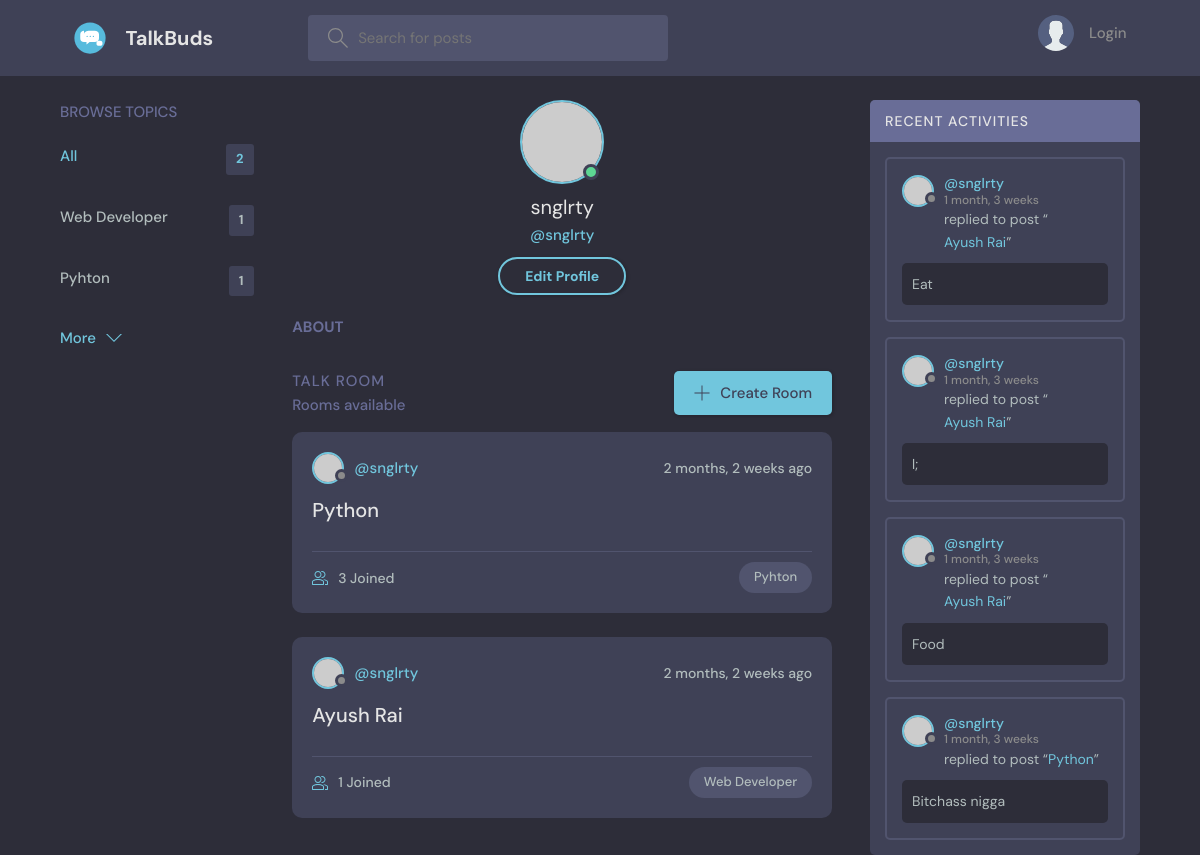
The app's page /profile/1/, older data.
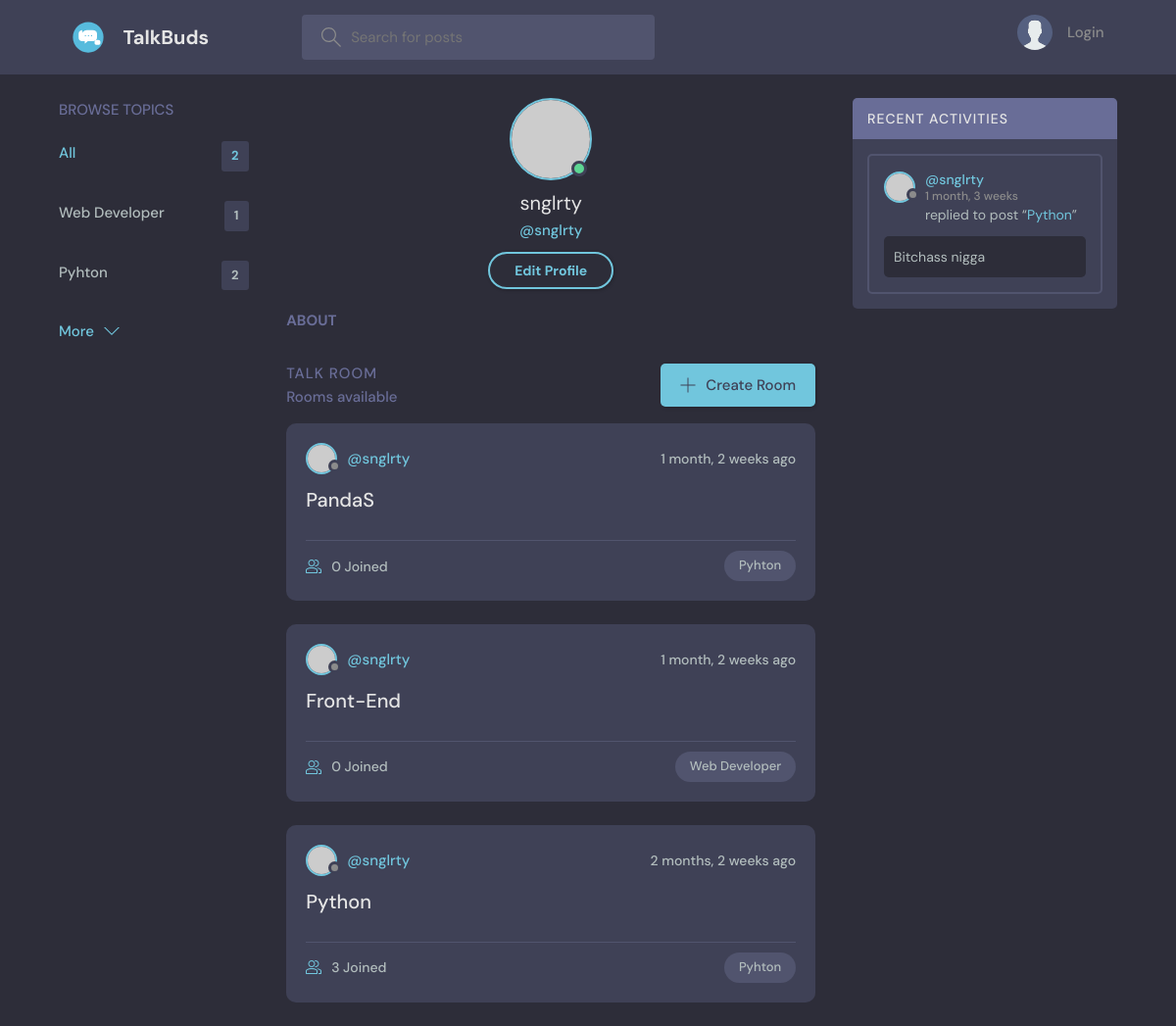
The same page, newer data.
### base/models.py (models this page shows, shortened)
class Topic(models.Model):
    name = models.CharField(max_length=200)

class Room(models.Model):
    host = models.ForeignKey(User, on_delete= models.SET_NULL, null= True)
    topic = models.ForeignKey(Topic, on_delete= models.SET_NULL, null= True)
    name = models.CharField(max_length=200)
    description = models.TextField(null=True, blank=True)
    participants = models.ManyToManyField(User,related_name='particpants',blank='True')
    updated = models.DateTimeField(auto_now= True)
    created = models.DateTimeField(auto_now_add= True)
    class Meta:
        ordering = ['-updated','-created']
    def __str__(self):
        return self.name

class message(models.Model):
    user = models.ForeignKey(User,on_delete=models.CASCADE)
    room = models.ForeignKey(Room, on_delete=models.CASCADE)
    body = models.TextField()
    updated = models.DateTimeField(auto_now= True)
    created = models.DateTimeField(auto_now_add= True)
    class Meta:
        ordering = ['-updated','-created']

### base/views.py (the view)
# urls.py: path('profile/<str:pk>/',profile,name="profile"),
def profile(request,pk):
    user = User.objects.get(id=pk)
    rooms = user.room_set.all()
    chats = user.message_set.all().order_by('-created')
    topics = Topic.objects.all()
    context = {'user':user,'rooms':rooms,'chats':chats,'topics':topics}
    return render(request,'base/profile.html',context)

### base/templates/base/profile.html (shortened to what this page needs)
{%extends 'main.html'%}
{% block content %}
  <main class="profile-page layout layout--3">
    <div class="container">
      {% include 'base/topics_component.html' %}
      <div class="roomList">
        <div class="profile">
            <div class="profile__avatar">
              <div class="avatar avatar--large active">
                <img src="https://randomuser.me/api/portraits/men/11.jpg" />
              </div>
            </div>
            <div class="profile__info">
              <h3>{{user.username}}</h3>
              <p>@{{user.username}}</p>
              <a href="edit-user.html" class="btn btn--main btn--pill">Edit Profile</a>
            </div>
            <div class="profile__about">
              <h3>About</h3>
            </div>
        </div>
        <div class="roomList__header">
            <div>
              <h2>Talk Room</h2>
              <p>{{room_count}} Rooms available</p>
            </div>
            <a class="btn btn--main" href="{%url 'create-room'%}">
              <svg version="1.1" xmlns="http://www.w3.org/2000/svg" width="32" height="32" viewBox="0 0 32 32">
                <title>add</title>
                <path
                  d="M16.943 0.943h-1.885v14.115h-14.115v1.885h14.115v14.115h1.885v-14.115h14.115v-1.885h-14.115v-14.115z"
                ></path>
              </svg>
              Create Room
            </a>
        </div>
        {% include 'base/feed_component.html' %}
    </div>
      {%include 'base/activity_component.html'%}
    </div>
  </main>
</body>
{% endblock content %}

### templates/main.html (shortened to what this page needs)
<!DOCTYPE html>
{% load static %}
<html lang="en">
  <head>
    <link rel="stylesheet" href="{% static 'styles/style.css' %}" />
  </head>
  <body>
    {%include 'navbar.html'%}
    {% block content %}
    {% endblock %}
  </body>
</html>

### templates/navbar.html (shortened to what this page needs)
{% load static %}
<header class="header header--loggedIn">
    <div class="container">
        <a href="{% url 'home' %}" class="header__logo">
            <img src="{% static 'images/logos.svg' %}" />
            <h1>TalkBuds</h1>
        </a>
        <form class="header__search" method="GET" action="{% url 'home' %}">
            <label>
                <input name="q" placeholder="Search for posts" />
            </label>
        </form>
        <nav class="header__menu">
            {% if request.user.is_authenticated %}
            <div class="header__user">
                <a href="{% url 'profile' user.id %}">
                    <div class="avatar avatar--medium active">
                        <img src="{{request.user.avatar.url}}" />
                    </div>
                    <p>{{request.user.username}} <span>@{{request.user.username}}</span></p>
                </a>
                <button class="dropdown-button">
                    <svg version="1.1" xmlns="http://www.w3.org/2000/svg" width="32" height="32" viewBox="0 0 32 32">
                        <title>chevron-down</title>
                        <path d="M16 21l-13-13h-3l16 16 16-16h-3l-13 13z"></path>
                    </svg>
                </button>
            </div>
            {% else %}
            <a href="{% url 'login' %}">
                <img src="{% static 'images/avatar.svg' %}" />
                <p>Login</p>
            </a>
            {% endif %}
        </nav>
    </div>
</header>

### base/templates/base/topics_component.html
<div class="topics">
    <div class="topics__header">
      <h2>Browse Topics</h2>
    </div>
    <ul class="topics__list">
      <li>
        <a href="{% url 'home' %}" class="active">All <span>{{topics.count}}</span></a>
      </li>
      {% for topic in topics %}
      <li>
        <a href="{% url 'home' %}?q={{topic.name}}">{{topic.name}}<span>{{topic.room_set.all.count}}</span></a>
      </li>
      {% endfor   %}
    </ul>
    <a class="btn btn--link" href="{% url 'topics'%}">
      More
      <svg version="1.1" xmlns="http://www.w3.org/2000/svg" width="32" height="32" viewBox="0 0 32 32">
        <title>chevron-down</title>
        <path d="M16 21l-13-13h-3l16 16 16-16h-3l-13 13z"></path>
      </svg>
    </a>
  </div>

### base/templates/base/feed_component.html (shortened to what this page needs)
{% for room in rooms %}
    <div class="roomListRoom">
      <div class="roomListRoom__header">
        <a href="{% url 'profile' room.host.id %}" class="roomListRoom__author">
          <div class="avatar avatar--small">
            <img src="https://randomuser.me/api/portraits/women/11.jpg" />
          </div>
          <span>@{{ room.host.username }}</span>
        </a>
        <div class="roomListRoom__actions">
          <span>{{room.created|timesince}} ago</span>
        </div>
      </div>
      <div class="roomListRoom__content">
        <a href="{% url 'room' room.id%}">{{room.name}}</a>
      </div>
      <div class="roomListRoom__meta">
        <a href="{% url 'room' room.id%}" class="roomListRoom__joined">
          {{room.participants.all.count}} Joined
        </a>
        <p class="roomListRoom__topic">{{ room.topic.name }}</p>
      </div>
    </div>
{%endfor%}

### base/templates/base/activity_component.html
<div class="activities">
    <div class="activities__header">
      <h2>Recent Activities</h2>
    </div>
    {% for chat in chats %}
    <div class="activities__box">
      <div class="activities__boxHeader roomListRoom__header">
        <a href="{% url 'profile' chat.user.id %}" class="roomListRoom__author">
          <div class="avatar avatar--small">
            <img src="https://randomuser.me/api/portraits/women/11.jpg" />
          </div>
          <p>
            @{{chat.user}}
            <span>{{chat.created|timesince}}</span>
          </p>
        </a>
      </div>
      <div class="activities__boxContent">
        <p>replied to post “<a href="{% url 'room' chat.room.id %}">{{chat.room}}</a>”</p>
        <div class="activities__boxRoomContent">
            {{chat.body}}
        </div>
      </div>
    </div>
    {% endfor %}
  </div>

Row changes from the older to the newer data that the page shows:
removed Room: host.username "snglrty", created "2 months, 2 weeks", name "Ayush Rai", participants.all.count "1", topic.name "Web Developer"
removed message: user "snglrty", created "1 month, 3 weeks", room "Ayush Rai", body "Eat"
removed message: user "snglrty", created "1 month, 3 weeks", room "Ayush Rai", body "l;"
removed message: user "snglrty", created "1 month, 3 weeks", room "Ayush Rai", body "Food"
computed for Topic "Pyhton": room_set.all.count "1" → "2"
added Room: host.username "snglrty", created "1 month, 2 weeks", name "PandaS", participants.all.count "0", topic.name "Pyhton"
added Room: host.username "snglrty", created "1 month, 2 weeks", name "Front-End", participants.all.count "0", topic.name "Web Developer"
